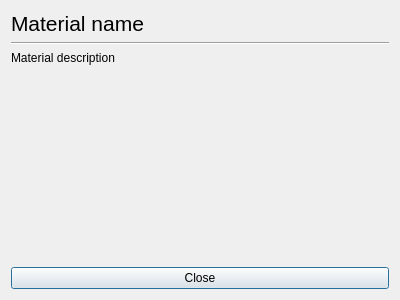
<?xml version="1.0" encoding="UTF-8"?>
<ui version="4.0">
 <class>MaterialHelpWidget</class>
 <widget class="QDialog" name="MaterialHelpWidget">
  <property name="geometry">
   <rect>
    <x>0</x>
    <y>0</y>
    <width>400</width>
    <height>300</height>
   </rect>
  </property>
  <property name="font">
   <font>
    <family>Segoe UI</family>
   </font>
  </property>
  <property name="windowTitle">
   <string>Material info</string>
  </property>
  <layout class="QGridLayout" name="gridLayout">
   <item row="3" column="0" colspan="2">
    <widget class="Line" name="line">
     <property name="orientation">
      <enum>Qt::Horizontal</enum>
     </property>
    </widget>
   </item>
   <item row="0" column="0">
    <widget class="QLabel" name="materialName">
     <property name="font">
      <font>
       <pointsize>16</pointsize>
       <weight>50</weight>
       <bold>false</bold>
      </font>
     </property>
     <property name="text">
      <string>Material name</string>
     </property>
    </widget>
   </item>
   <item row="4" column="0" colspan="2">
    <widget class="QLabel" name="materialDesc">
     <property name="sizePolicy">
      <sizepolicy hsizetype="Preferred" vsizetype="Preferred">
       <horstretch>0</horstretch>
       <verstretch>0</verstretch>
      </sizepolicy>
     </property>
     <property name="text">
      <string>Material description</string>
     </property>
     <property name="wordWrap">
      <bool>true</bool>
     </property>
    </widget>
   </item>
   <item row="5" column="0" colspan="2">
    <spacer name="verticalSpacer">
     <property name="orientation">
      <enum>Qt::Vertical</enum>
     </property>
     <property name="sizeHint" stdset="0">
      <size>
       <width>20</width>
       <height>40</height>
      </size>
     </property>
    </spacer>
   </item>
   <item row="6" column="0" colspan="2">
    <widget class="QPushButton" name="closeButton">
     <property name="text">
      <string>Close</string>
     </property>
    </widget>
   </item>
  </layout>
 </widget>
 <resources/>
 <connections>
  <connection>
   <sender>closeButton</sender>
   <signal>clicked()</signal>
   <receiver>MaterialHelpWidget</receiver>
   <slot>close()</slot>
   <hints>
    <hint type="sourcelabel">
     <x>199</x>
     <y>279</y>
    </hint>
    <hint type="destinationlabel">
     <x>199</x>
     <y>149</y>
    </hint>
   </hints>
  </connection>
 </connections>
</ui>
